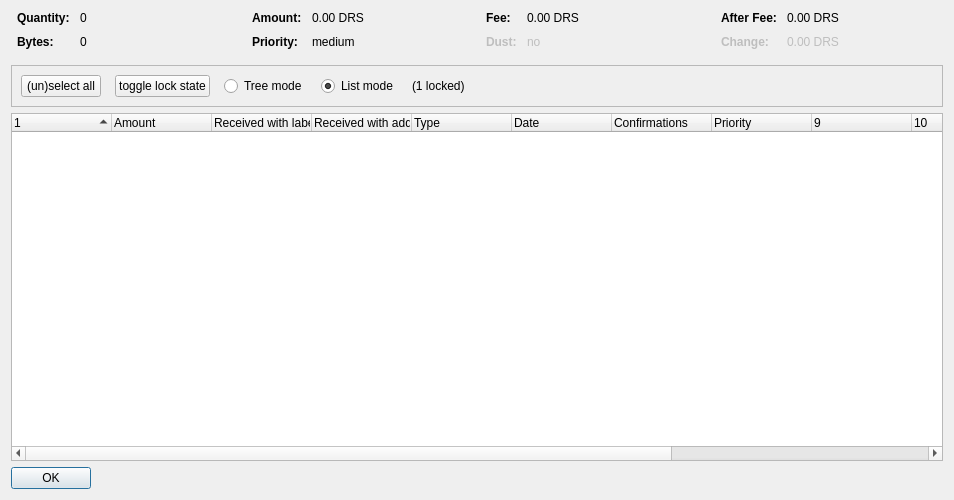
<?xml version="1.0" encoding="UTF-8"?>
<ui version="4.0">
 <class>CoinControlDialog</class>
 <widget class="QDialog" name="CoinControlDialog">
  <property name="geometry">
   <rect>
    <x>0</x>
    <y>0</y>
    <width>954</width>
    <height>500</height>
   </rect>
  </property>
  <property name="windowTitle">
   <string>Coin Selection</string>
  </property>
  <layout class="QVBoxLayout" name="verticalLayout">
   <item>
    <layout class="QHBoxLayout" name="horizontalLayoutTop" stretch="0,0,0,0">
     <property name="topMargin">
      <number>0</number>
     </property>
     <property name="bottomMargin">
      <number>10</number>
     </property>
     <item>
      <layout class="QFormLayout" name="formLayoutCoinControl1">
       <property name="horizontalSpacing">
        <number>10</number>
       </property>
       <property name="verticalSpacing">
        <number>10</number>
       </property>
       <property name="leftMargin">
        <number>6</number>
       </property>
       <property name="rightMargin">
        <number>6</number>
       </property>
       <item row="0" column="0">
        <widget class="QLabel" name="labelCoinControlQuantityText">
         <property name="font">
          <font>
           <weight>75</weight>
           <bold>true</bold>
          </font>
         </property>
         <property name="text">
          <string>Quantity:</string>
         </property>
        </widget>
       </item>
       <item row="0" column="1">
        <widget class="QLabel" name="labelCoinControlQuantity">
         <property name="cursor">
          <cursorShape>IBeamCursor</cursorShape>
         </property>
         <property name="contextMenuPolicy">
          <enum>Qt::ActionsContextMenu</enum>
         </property>
         <property name="text">
          <string notr="true">0</string>
         </property>
         <property name="textInteractionFlags">
          <set>Qt::LinksAccessibleByMouse|Qt::TextSelectableByKeyboard|Qt::TextSelectableByMouse</set>
         </property>
        </widget>
       </item>
       <item row="1" column="0">
        <widget class="QLabel" name="labelCoinControlBytesText">
         <property name="font">
          <font>
           <weight>75</weight>
           <bold>true</bold>
          </font>
         </property>
         <property name="text">
          <string>Bytes:</string>
         </property>
        </widget>
       </item>
       <item row="1" column="1">
        <widget class="QLabel" name="labelCoinControlBytes">
         <property name="cursor">
          <cursorShape>IBeamCursor</cursorShape>
         </property>
         <property name="contextMenuPolicy">
          <enum>Qt::ActionsContextMenu</enum>
         </property>
         <property name="text">
          <string notr="true">0</string>
         </property>
         <property name="textInteractionFlags">
          <set>Qt::LinksAccessibleByMouse|Qt::TextSelectableByKeyboard|Qt::TextSelectableByMouse</set>
         </property>
        </widget>
       </item>
      </layout>
     </item>
     <item>
      <layout class="QFormLayout" name="formLayoutCoinControl2">
       <property name="horizontalSpacing">
        <number>10</number>
       </property>
       <property name="verticalSpacing">
        <number>10</number>
       </property>
       <property name="leftMargin">
        <number>6</number>
       </property>
       <property name="rightMargin">
        <number>6</number>
       </property>
       <item row="0" column="0">
        <widget class="QLabel" name="labelCoinControlAmountText">
         <property name="font">
          <font>
           <weight>75</weight>
           <bold>true</bold>
          </font>
         </property>
         <property name="text">
          <string>Amount:</string>
         </property>
        </widget>
       </item>
       <item row="0" column="1">
        <widget class="QLabel" name="labelCoinControlAmount">
         <property name="cursor">
          <cursorShape>IBeamCursor</cursorShape>
         </property>
         <property name="contextMenuPolicy">
          <enum>Qt::ActionsContextMenu</enum>
         </property>
         <property name="text">
          <string notr="true">0.00 DRS</string>
         </property>
         <property name="textInteractionFlags">
          <set>Qt::LinksAccessibleByMouse|Qt::TextSelectableByKeyboard|Qt::TextSelectableByMouse</set>
         </property>
        </widget>
       </item>
       <item row="1" column="0">
        <widget class="QLabel" name="labelCoinControlPriorityText">
         <property name="font">
          <font>
           <weight>75</weight>
           <bold>true</bold>
          </font>
         </property>
         <property name="text">
          <string>Priority:</string>
         </property>
        </widget>
       </item>
       <item row="1" column="1">
        <widget class="QLabel" name="labelCoinControlPriority">
         <property name="cursor">
          <cursorShape>IBeamCursor</cursorShape>
         </property>
         <property name="contextMenuPolicy">
          <enum>Qt::ActionsContextMenu</enum>
         </property>
         <property name="text">
          <string>medium</string>
         </property>
         <property name="textInteractionFlags">
          <set>Qt::LinksAccessibleByMouse|Qt::TextSelectableByKeyboard|Qt::TextSelectableByMouse</set>
         </property>
        </widget>
       </item>
      </layout>
     </item>
     <item>
      <layout class="QFormLayout" name="formLayoutCoinControl3">
       <property name="horizontalSpacing">
        <number>10</number>
       </property>
       <property name="verticalSpacing">
        <number>10</number>
       </property>
       <property name="leftMargin">
        <number>6</number>
       </property>
       <property name="rightMargin">
        <number>6</number>
       </property>
       <item row="0" column="0">
        <widget class="QLabel" name="labelCoinControlFeeText">
         <property name="font">
          <font>
           <weight>75</weight>
           <bold>true</bold>
          </font>
         </property>
         <property name="text">
          <string>Fee:</string>
         </property>
        </widget>
       </item>
       <item row="0" column="1">
        <widget class="QLabel" name="labelCoinControlFee">
         <property name="cursor">
          <cursorShape>IBeamCursor</cursorShape>
         </property>
         <property name="contextMenuPolicy">
          <enum>Qt::ActionsContextMenu</enum>
         </property>
         <property name="text">
          <string notr="true">0.00 DRS</string>
         </property>
         <property name="textInteractionFlags">
          <set>Qt::LinksAccessibleByMouse|Qt::TextSelectableByKeyboard|Qt::TextSelectableByMouse</set>
         </property>
        </widget>
       </item>
       <item row="1" column="0">
        <widget class="QLabel" name="labelCoinControlLowOutputText">
         <property name="enabled">
          <bool>false</bool>
         </property>
         <property name="font">
          <font>
           <weight>75</weight>
           <bold>true</bold>
          </font>
         </property>
         <property name="text">
          <string>Dust:</string>
         </property>
        </widget>
       </item>
       <item row="1" column="1">
        <widget class="QLabel" name="labelCoinControlLowOutput">
         <property name="enabled">
          <bool>false</bool>
         </property>
         <property name="cursor">
          <cursorShape>IBeamCursor</cursorShape>
         </property>
         <property name="contextMenuPolicy">
          <enum>Qt::ActionsContextMenu</enum>
         </property>
         <property name="text">
          <string>no</string>
         </property>
         <property name="textInteractionFlags">
          <set>Qt::LinksAccessibleByMouse|Qt::TextSelectableByKeyboard|Qt::TextSelectableByMouse</set>
         </property>
        </widget>
       </item>
      </layout>
     </item>
     <item>
      <layout class="QFormLayout" name="formLayoutCoinControl4">
       <property name="horizontalSpacing">
        <number>10</number>
       </property>
       <property name="verticalSpacing">
        <number>10</number>
       </property>
       <property name="leftMargin">
        <number>6</number>
       </property>
       <property name="rightMargin">
        <number>6</number>
       </property>
       <item row="0" column="0">
        <widget class="QLabel" name="labelCoinControlAfterFeeText">
         <property name="font">
          <font>
           <weight>75</weight>
           <bold>true</bold>
          </font>
         </property>
         <property name="text">
          <string>After Fee:</string>
         </property>
        </widget>
       </item>
       <item row="0" column="1">
        <widget class="QLabel" name="labelCoinControlAfterFee">
         <property name="cursor">
          <cursorShape>IBeamCursor</cursorShape>
         </property>
         <property name="contextMenuPolicy">
          <enum>Qt::ActionsContextMenu</enum>
         </property>
         <property name="text">
          <string notr="true">0.00 DRS</string>
         </property>
         <property name="textInteractionFlags">
          <set>Qt::LinksAccessibleByMouse|Qt::TextSelectableByKeyboard|Qt::TextSelectableByMouse</set>
         </property>
        </widget>
       </item>
       <item row="1" column="0">
        <widget class="QLabel" name="labelCoinControlChangeText">
         <property name="enabled">
          <bool>false</bool>
         </property>
         <property name="font">
          <font>
           <weight>75</weight>
           <bold>true</bold>
          </font>
         </property>
         <property name="text">
          <string>Change:</string>
         </property>
        </widget>
       </item>
       <item row="1" column="1">
        <widget class="QLabel" name="labelCoinControlChange">
         <property name="enabled">
          <bool>false</bool>
         </property>
         <property name="cursor">
          <cursorShape>IBeamCursor</cursorShape>
         </property>
         <property name="contextMenuPolicy">
          <enum>Qt::ActionsContextMenu</enum>
         </property>
         <property name="text">
          <string notr="true">0.00 DRS</string>
         </property>
         <property name="textInteractionFlags">
          <set>Qt::LinksAccessibleByMouse|Qt::TextSelectableByKeyboard|Qt::TextSelectableByMouse</set>
         </property>
        </widget>
       </item>
      </layout>
     </item>
    </layout>
   </item>
   <item>
    <widget class="QFrame" name="frame">
     <property name="minimumSize">
      <size>
       <width>0</width>
       <height>40</height>
      </size>
     </property>
     <property name="frameShape">
      <enum>QFrame::StyledPanel</enum>
     </property>
     <property name="frameShadow">
      <enum>QFrame::Sunken</enum>
     </property>
     <layout class="QHBoxLayout" name="horizontalLayout">
      <item>
       <layout class="QHBoxLayout" name="horizontalLayoutPanel" stretch="0,0,0,0,0,0">
        <property name="spacing">
         <number>14</number>
        </property>
        <item>
         <widget class="QPushButton" name="pushButtonSelectAll">
          <property name="sizePolicy">
           <sizepolicy hsizetype="Maximum" vsizetype="Fixed">
            <horstretch>0</horstretch>
            <verstretch>0</verstretch>
           </sizepolicy>
          </property>
          <property name="text">
           <string>(un)select all</string>
          </property>
          <property name="autoDefault">
           <bool>false</bool>
          </property>
         </widget>
        </item>
        <item>
         <widget class="QPushButton" name="pushButtonToggleLock">
          <property name="sizePolicy">
           <sizepolicy hsizetype="Maximum" vsizetype="Fixed">
            <horstretch>0</horstretch>
            <verstretch>0</verstretch>
           </sizepolicy>
          </property>
          <property name="text">
           <string>toggle lock state</string>
          </property>
          <property name="autoDefault">
           <bool>false</bool>
          </property>
         </widget>
        </item>
        <item>
         <widget class="QRadioButton" name="radioTreeMode">
          <property name="sizePolicy">
           <sizepolicy hsizetype="Maximum" vsizetype="Fixed">
            <horstretch>0</horstretch>
            <verstretch>0</verstretch>
           </sizepolicy>
          </property>
          <property name="text">
           <string>Tree mode</string>
          </property>
         </widget>
        </item>
        <item>
         <widget class="QRadioButton" name="radioListMode">
          <property name="sizePolicy">
           <sizepolicy hsizetype="Maximum" vsizetype="Fixed">
            <horstretch>0</horstretch>
            <verstretch>0</verstretch>
           </sizepolicy>
          </property>
          <property name="text">
           <string>List mode</string>
          </property>
          <property name="checked">
           <bool>true</bool>
          </property>
         </widget>
        </item>
        <item>
         <widget class="QLabel" name="labelLocked">
          <property name="text">
           <string>(1 locked)</string>
          </property>
         </widget>
        </item>
        <item>
         <spacer name="horizontalSpacer">
          <property name="orientation">
           <enum>Qt::Horizontal</enum>
          </property>
          <property name="sizeHint" stdset="0">
           <size>
            <width>40</width>
            <height>20</height>
           </size>
          </property>
         </spacer>
        </item>
       </layout>
      </item>
     </layout>
    </widget>
   </item>
   <item>
    <widget class="CoinControlTreeWidget" name="treeWidget">
     <property name="contextMenuPolicy">
      <enum>Qt::CustomContextMenu</enum>
     </property>
     <property name="sortingEnabled">
      <bool>false</bool>
     </property>
     <property name="columnCount">
      <number>13</number>
     </property>
     <attribute name="headerShowSortIndicator" stdset="0">
      <bool>true</bool>
     </attribute>
     <attribute name="headerStretchLastSection">
      <bool>false</bool>
     </attribute>
     <column>
      <property name="text">
       <string/>
      </property>
     </column>
     <column>
      <property name="text">
       <string>Amount</string>
      </property>
     </column>
     <column>
      <property name="text">
       <string>Received with label</string>
      </property>
     </column>
     <column>
      <property name="text">
       <string>Received with address</string>
      </property>
     </column>
     <column>
      <property name="text">
       <string>Type</string>
      </property>
     </column>
     <column>
      <property name="text">
       <string>Date</string>
      </property>
     </column>
     <column>
      <property name="text">
       <string>Confirmations</string>
      </property>
      <property name="toolTip">
       <string>Confirmed</string>
      </property>
     </column>
     <column>
      <property name="text">
       <string>Priority</string>
      </property>
     </column>
     <column>
      <property name="text">
       <string/>
      </property>
     </column>
     <column>
      <property name="text">
       <string/>
      </property>
     </column>
     <column>
      <property name="text">
       <string/>
      </property>
     </column>
     <column>
      <property name="text">
       <string/>
      </property>
     </column>
     <column>
      <property name="text">
       <string/>
      </property>
     </column>
    </widget>
   </item>
   <item>
    <widget class="QDialogButtonBox" name="buttonBox">
     <property name="sizePolicy">
      <sizepolicy hsizetype="Maximum" vsizetype="Fixed">
       <horstretch>0</horstretch>
       <verstretch>0</verstretch>
      </sizepolicy>
     </property>
     <property name="orientation">
      <enum>Qt::Horizontal</enum>
     </property>
     <property name="standardButtons">
      <set>QDialogButtonBox::Ok</set>
     </property>
    </widget>
   </item>
  </layout>
 </widget>
 <customwidgets>
  <customwidget>
   <class>CoinControlTreeWidget</class>
   <extends>QTreeWidget</extends>
   <header>coincontroltreewidget.h</header>
  </customwidget>
 </customwidgets>
 <resources/>
 <connections/>
</ui>
